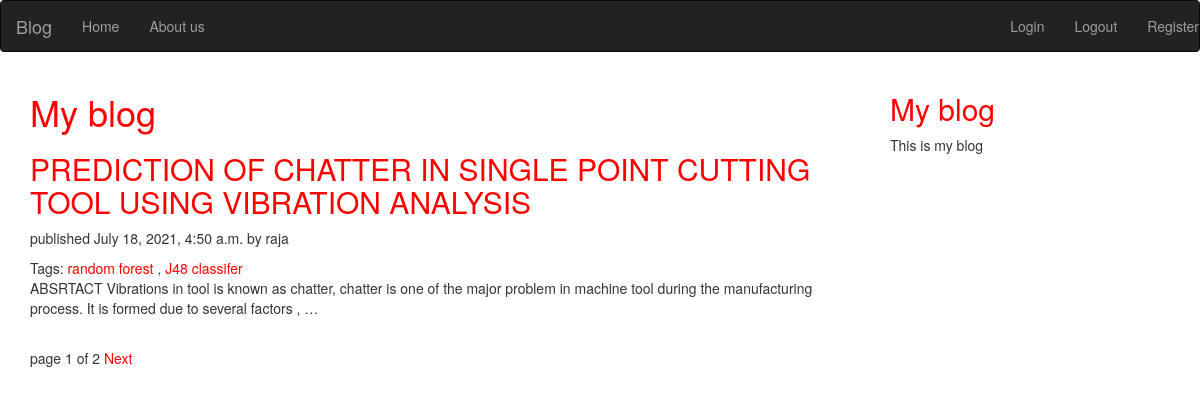
The app's page / (signed in) with its own data.
### blog/models.py (models this page shows, shortened)
class Post(models.Model):
    STATUS_CHOICES= (('draft','Draft'),('published','Published'),)
    title = models.CharField(max_length=250)
    slug = models.SlugField(max_length=250, unique_for_date='publish')
    author = models.ForeignKey(User,on_delete=models.CASCADE,related_name='blog_posts')
    body = models.TextField()
    publish = models.DateTimeField(default=timezone.now)
    created = models.DateTimeField(auto_now_add=True)
    updated = models.DateTimeField(auto_now=True)
    status = models.CharField(max_length=10,choices=STATUS_CHOICES,default='draft')
    objects = models.Manager()
    published = PublishedManager()
    tags=TaggableManager()
    def get_absolute_url(self):
        return reverse('post_detail',
                           args=[self.publish.year,
                                  self.publish.month,
                                 self.publish.day,
                                  self.slug])
    class Meta:
        ordering = ('-publish',)

### blog/views.py (the view)
# urls.py: path('', views.post_list,name='post_list'),
@login_required
def post_list(request,tag_slug=None):
    object_list= Post.objects.all()
    tag = None
    if tag_slug:
        tag = get_object_or_404(Tag,slug=tag_slug)
        object_list = object_list.filter(tags__in=[tag])
    paginator= Paginator(object_list,1)
    page = request.GET.get('page')
    try:
        posts= paginator.page(page)
    except PageNotAnInteger:
        posts = paginator.page(1)
    except EmptyPage:
        posts = paginator.page(paginator.num_pages)
    return render(request,'blog/post_list.html',{'page':page,'posts':posts,'tag':tag})

### templates/blog/post_list.html (shortened to what this page needs)
<!DOCTYPE html>
{% extends 'blog/base.html' %}
{% block content %}
  <h1>My blog</h1>
  {% for post in posts %}
  <h2>
    <a href="{{ post.get_absolute_url }}">{{post.title}}</a>
  </h2>
  <p class="date">
    published {{ post.publish}} by {{ post.author }}
  </p>
  Tags:
  {% for tag in post.tags.all %}
  <a href="{%url 'post_list_by_tag' tag.slug %}">{{tag.name}}</a>
  {% if not forloop.last %}, {% endif %}
  {% endfor %}
  {{ post.body|truncatewords:30|linebreaks }}
  {% endfor %}
  {% include "blog/pagination.html" with page=posts %}
  {% endblock %}

### templates/blog/base.html (shortened to what this page needs)
<!DOCTYPE html>
{% load static %}
<html lang="en" dir="ltr">
  <head>
    <link rel="stylesheet" href="{% static "css/blog.css" %}">
    <link rel="stylesheet" href="https://maxcdn.bootstrapcdn.com/bootstrap/3.3.7/css/bootstrap.min.css" integrity="sha384-
    BVYiiSIFeK1dGmJRAkycuHAHRg32OmUcww7on3RYdg4Va+PmSTsz/K68vbdEjh4u"crossorigin="anonymous">
  </head>
  <body>
    <nav class="navbar navbar-default navbar-inverse">
      <div class="navbar-header">
        <a href="" class="navbar-brand">Blog</a>
      </div>
      <ul class="nav navbar-nav">
        <li><a href="http://127.0.0.1:8000">Home</a></li>
        <li><a href="">About us</a></li>
      </ul>
      <ul class="nav navbar-nav navbar-right">
        <li><a href="/accounts/login">Login</a></li>
        <li><a href="/accounts/logout">Logout</a></li>
        <li><a href="http://127.0.0.1:8000/register/">Register</a></li>
      </ul>
    </nav>
    <div id="content">
      {% block content %}
      {% endblock %}
    </div>
    <div id="sidebar">
      <h2>My blog</h2>
      <p>This is my blog <br>
      </p>
  </body>
</html>

### templates/blog/pagination.html (shortened to what this page needs)
<div class="pagination">
  <span class="step-links">
    <span class="current">
      page {{ page.number }} of {{ page.paginator.num_pages }}
    </span>
    {% if page.has_next %}
      <a href="?page={{page.next_page_number}}">Next</a>
      {% endif %}
  </span>
</div>

### static/css/blog.css (style rules this page uses)
body { background-color: red; }

### templates/blog/base.html (style rules this page uses)
#content { width:70%; float:left; padding:0 0 0 30px; height:100%; }
#sidebar { width:30%; float:right; padding: 0 0 0 50px; height:100%; }
h1,h2 { color: red; }
a[href] { color: red; }
.nav { color: blue; }
body { background: url('https://images.unsplash.com/photo-1511184150666-9bb7d41a88f4?ixid=MnwxMjA3fDB8MHxwaG90by1wYWdlfHx8fGVufDB8fHx8&ixlib=rb-1.2.1&auto=format&fit=crop&w=1950&q=80'); background-repeat: no-repeat; background-size: cover; }

### records on screen
Post: title "PREDICTION OF CHATTER IN SINGLE POINT CUTTING TOOL USING VIBRATION ANALYSIS", publish "July 18, 2021, 4:50 a.m.", author "raja", body "ABSRTACT Vibrations in tool is known as chatter, chatter is one of the major problem in machine tool during the manufacturing process. It is formed due to several factors , …"
Tag: name "random forest"
Tag: name "J48 classifer"

### other values on screen
{{ page.number }} "1"
{{ page.paginator.num_pages }} "2"
